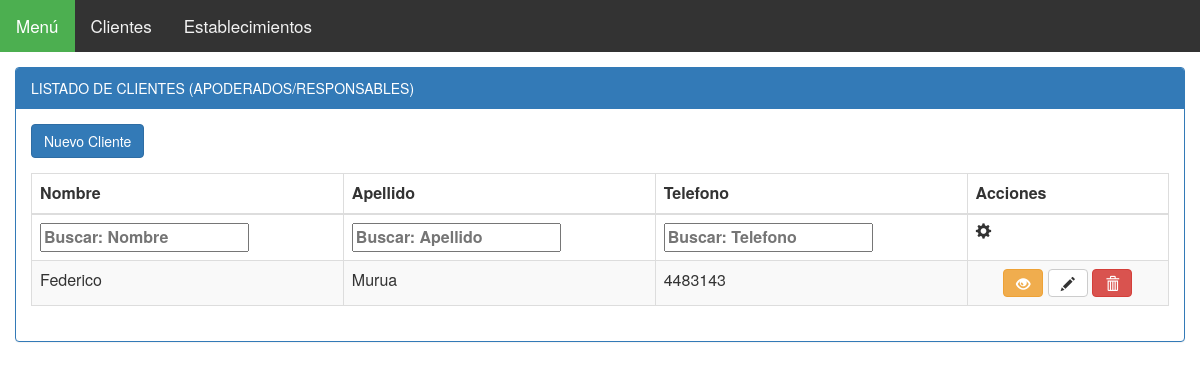
/clientes/listado_clientes/, run on an earlier commit of the app's database.
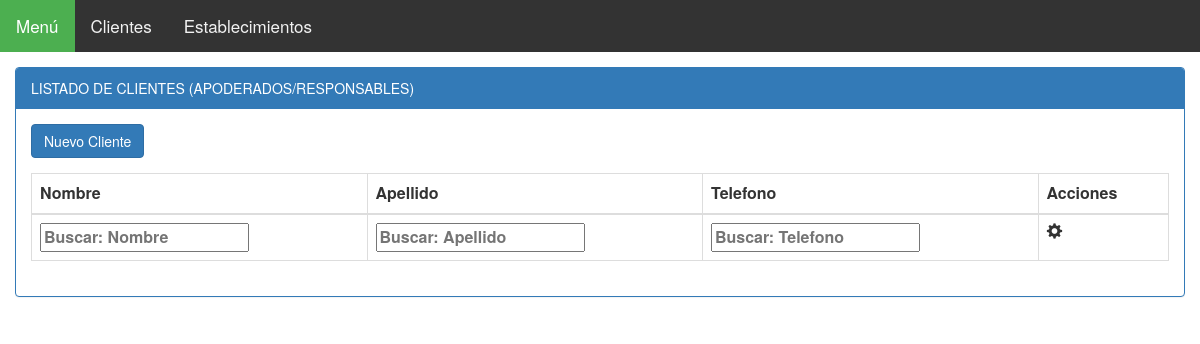
And on a later commit of the database.
### modulo_I/models.py (models this page shows, shortened)
class Cliente(models.Model):
    razon_social = models.CharField(max_length=50) # puede ser distinta de la del generador
    domicilio_legal = models.ForeignKey('Domicilio') # (para facturacion)
    apoderado = models.ForeignKey('Persona', related_name='apoderado')
    contacto_comercial = models.ForeignKey('Persona', related_name='contact_comercial', null=True, blank=True)
    '''
    cargo = models.CharField(max_length=50)
    dato_impositivo = models.OneToOneField('DatoImpositivo')
    fecha = models.DateField(default=now) #fecha de hoy
    fecha_vinculo = models.DateField() #fecha deL Vinculo que se confeccionó el formulario
    '''

class Persona(models.Model):
    apellido = models.CharField(max_length=50)
    nombre = models.CharField(max_length=50)
    documento = models.CharField(max_length=50)
    telefono_fijo = models.CharField(max_length=50, null=True, blank=True)
    celular = models.CharField(max_length=50, null=True, blank=True)
    email = models.EmailField(max_length=50, null=True, blank=True)

### modulo_I/views.py (the view)
def listado_clientes(request):
    listado_clientes = Cliente.objects.all()
    return render(request, 'cliente/cliente_listado.html', {'listado_clientes': listado_clientes})

### modulo_I/templates/cliente/cliente_listado.html (shortened to what this page needs)
{% extends "base/base_listado.html" %}
{% load staticfiles %}
{% load staticfiles bootstrap3 %}
{% block panel-heading %}
  LISTADO DE CLIENTES (APODERADOS/RESPONSABLES)
{% endblock %}
{% block btn-alta %}
  <a href="{% url 'clientes:alta_clientes' %}" class="btn btn-primary">Nuevo Cliente</a>
{% endblock %}
{% block thead-tabla %}
  <thead>
  <tr>
      <th>Nombre</th>
      <th>Apellido</th>
      <th>Telefono</th>
      <th>Acciones</th>
  </tr>
  </thead>
{% endblock %}
{% block tfoot-tabla %}
  <tfoot >
     <tr>
       <th>Nombre</th>
       <th>Apellido</th>
       <th>Telefono</th>
       <th><em class="glyphicon glyphicon-cog"></em></th>
    </tr>
  </tfoot>
{% endblock %}
{% block tbody-tabla %}
  <tbody>
  {% for cliente in listado_clientes %}
      <tr>
          <td>{{ cliente.apoderado.nombre }}</td>
          <td>{{ cliente.apoderado.apellido }}</td>
          <td>{{ cliente.apoderado.telefono_fijo }}</td>
          <td align="center">
             <a class="btn btn-warning" data-toggle="tooltip" title="Detalles" href="{% url 'clientes:detalle_clientes' id_cliente=cliente.id%}"><em class="glyphicon glyphicon-eye-open"></em></a>
             <a class="btn btn-default" data-toggle="tooltip" title="Modificar" href="{% url 'clientes:modificar_clientes' id_cliente=cliente.id%}"><em class="glyphicon glyphicon-pencil"></em></a>
             <a id="cliente_id"class="btn btn-danger btn-baja" data-clienteid="{{cliente.id}}"  data-clienterazonsocial="{{cliente.razon_social}}" data-clientenombre="{{cliente.apoderado.nombre}}" data-clienteapellido="{{cliente.apoderado.apellido}}"data-toggle="modal" data-target="#modal_baja" title="Eliminar"><em class="glyphicon glyphicon-trash"></em></a>
          </td>
      </tr>
  {% endfor %}
  </tbody>
{% endblock %}

What changed in the data, as far as the page shows it:
removed Cliente: apoderado.nombre "Federico", apoderado.apellido "Murua", apoderado.telefono_fijo "4483143"
